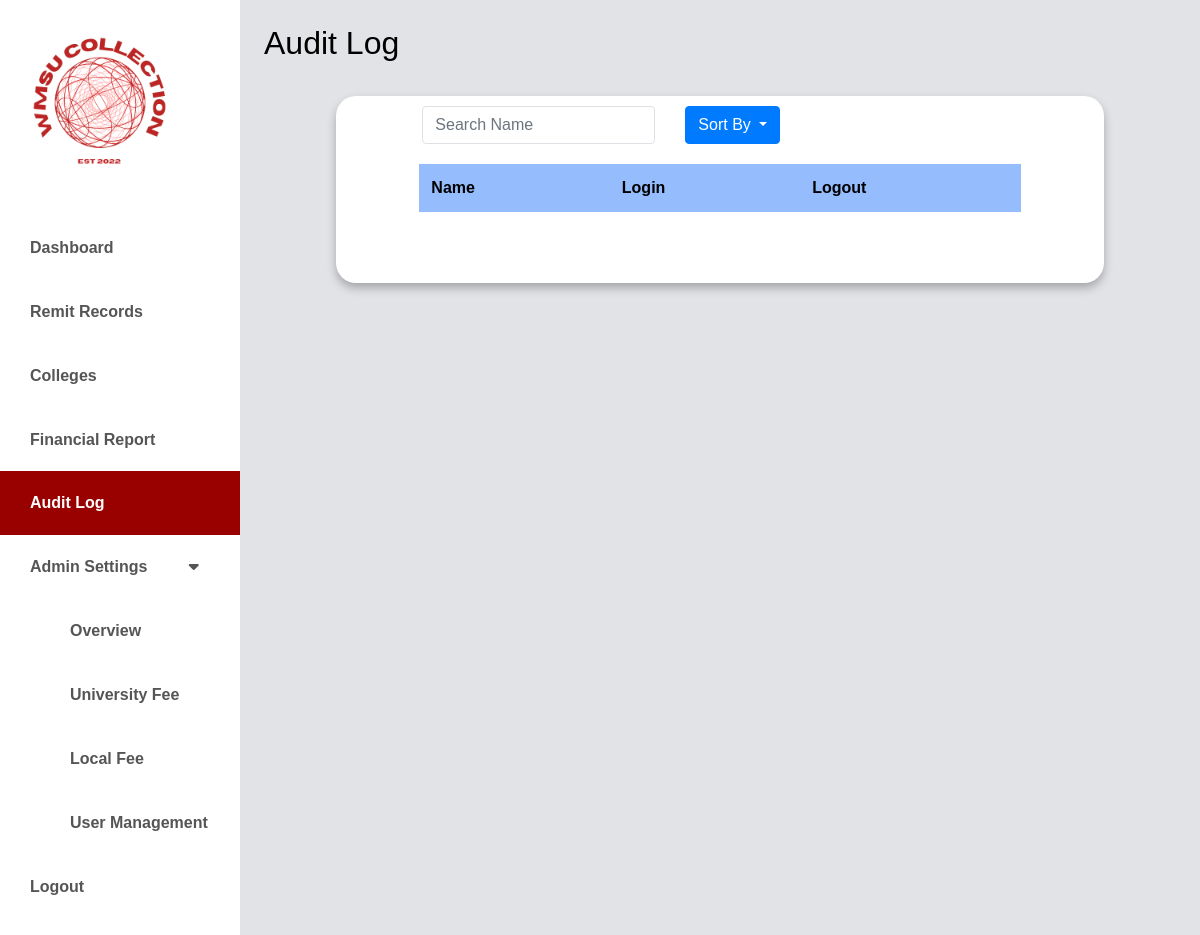
The page /audit-log/audit-log.php (signed in) on the database as committed earlier.
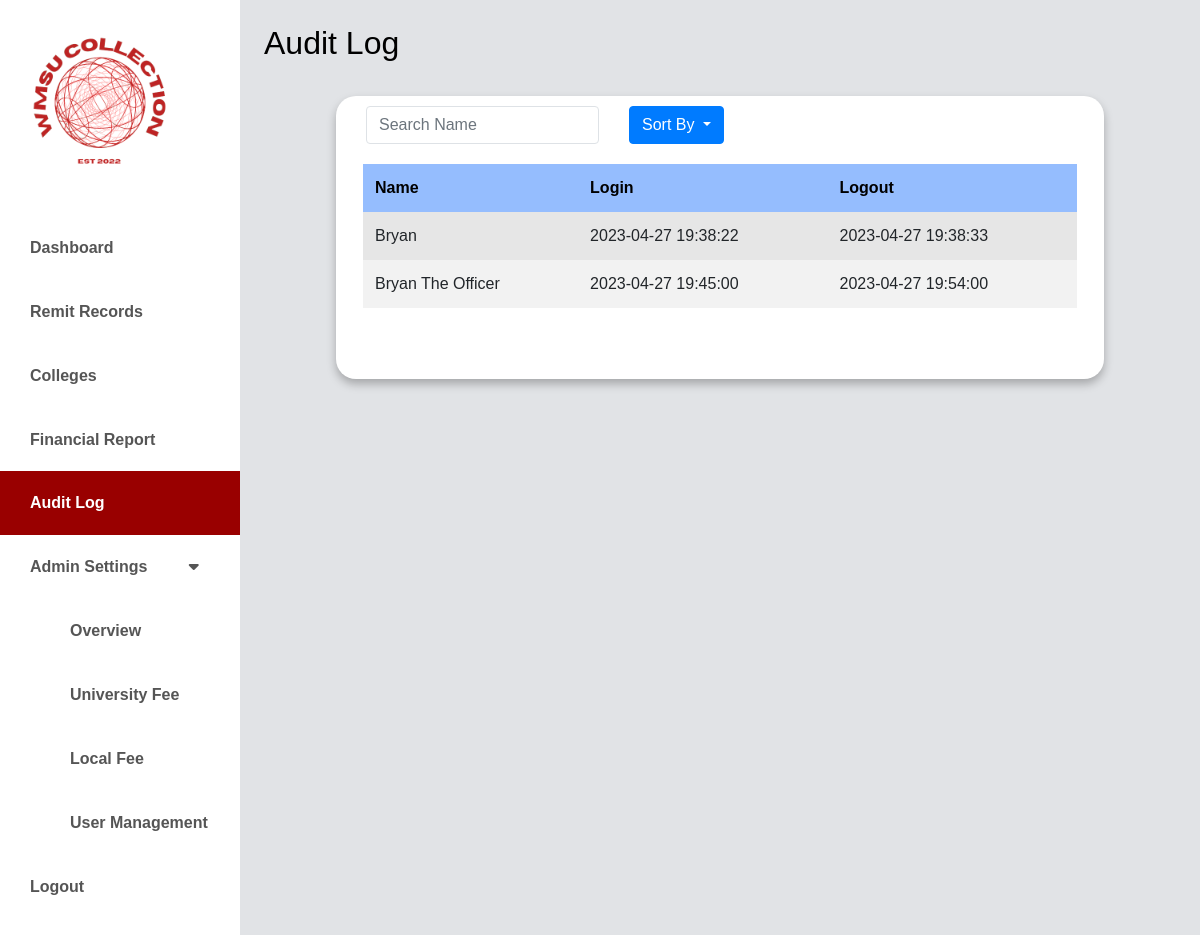
The same page on the database as committed later.
### tables this page shows
CREATE TABLE `audit_trail` (
  `id` int(11) NOT NULL,
  `full_name` varchar(100) NOT NULL,
  `login_time` timestamp NOT NULL DEFAULT current_timestamp(),
  `logout_time` timestamp NULL DEFAULT NULL
);

### classes/database.class.php (called while the page is built)
<?php
class Database {
    private $host = 'localhost';
    private $username = 'root';
    private $password = '';
    private $database = 'wmsu';
    protected $connection;
    public function connect() {
        try {
            $dsn = "mysql:host=$this->host;dbname=$this->database;charset=utf8mb4";
            $options = [
                PDO::ATTR_ERRMODE => PDO::ERRMODE_EXCEPTION,
                PDO::ATTR_DEFAULT_FETCH_MODE => PDO::FETCH_ASSOC,
                PDO::ATTR_EMULATE_PREPARES => false,
            ];
            $this->connection = new PDO($dsn, $this->username, $this->password, $options);
        } catch (PDOException $e) {
            echo "Connection error: " . $e->getMessage();
            die();
        }
        return $this->connection;
    }
}
?>

### audit-log/audit-log.php (the view, shortened to what the changed rows need)
<?php
	require_once '../classes/database.class.php';
?>
<!doctype html>
<html lang="en" class="no-js">
  <html>
    <head>
	<link href="https://cdn.jsdelivr.net/npm/bootstrap@5.0.0-beta3/dist/css/bootstrap.min.css" rel="stylesheet" />
    <link rel="stylesheet" href="https://unicons.iconscout.com/release/v4.0.0/css/line.css" />
    <link rel="stylesheet" href="https://cdnjs.cloudflare.com/ajax/libs/font-awesome/5.15.3/css/all.min.css" />
	<link rel="stylesheet" href="https://stackpath.bootstrapcdn.com/bootstrap/4.5.0/css/bootstrap.min.css">
	<link rel="stylesheet" href="https://maxcdn.bootstrapcdn.com/font-awesome/4.7.0/css/font-awesome.min.css">
    <link rel="stylesheet" href="../css/audit.css" />
    <link rel="stylesheet" href="../css/dashboard.css" />
    </head>
      <body>
      <div class="d-flex" id="wrapper">
        <div class="table-responsive">
	<div id="page-content-wrapper">
<nav class="navbar navbar-expand-lg navbar-light bg-active py-4 px-4">
        <div class="d-flex align-items-center">
            <h2 class="fs-2 m-0"  style="color:#000000; font-weight: 500;">Audit Log</h2>
        </div>
    </nav>
    <div class="container">
    <div class="table-responsive">
    <div class="row my-auto mx-auto">
    <div class="col-sm-14" id="lakatan">
                <table class="table table-striped table-borderless">
            <thead style="background-color:#95BDFE ;" class="text-white">
              <tr>
                <th scope="col" style = " color: #000000;" >Name</th>
                <th scope="col" style = " color: #000000;" >Login</th>
                <th scope="col" style = " color: #000000;" >Logout</th>
              </tr>
            </thead>
            <tbody>
            <?php
    $db = new Database();
    $sql = "SELECT * FROM audit_trail";
    $stmt = $db->connect()->query($sql);
?>
<?php while ($row = $stmt->fetch(PDO::FETCH_ASSOC)) : ?>
            <tr>
                <td><?php echo $row['full_name']; ?></td>
                <td><?php echo $row['login_time']; ?></td>
                <td><?php echo $row['logout_time']; ?></td>
            </tr>
        <?php endwhile; ?>
            </tbody>
          </table>
                </div>
                </div>
    </div>
</body>
</html>

Rows that differ between the two databases and show on the page:
added audit_trail: full_name "Bryan", login_time "2023-04-27 19:38:22", logout_time "2023-04-27 19:38:33"
added audit_trail: full_name "Bryan The Officer", login_time "2023-04-27 19:45:00", logout_time "2023-04-27 19:54:00"
